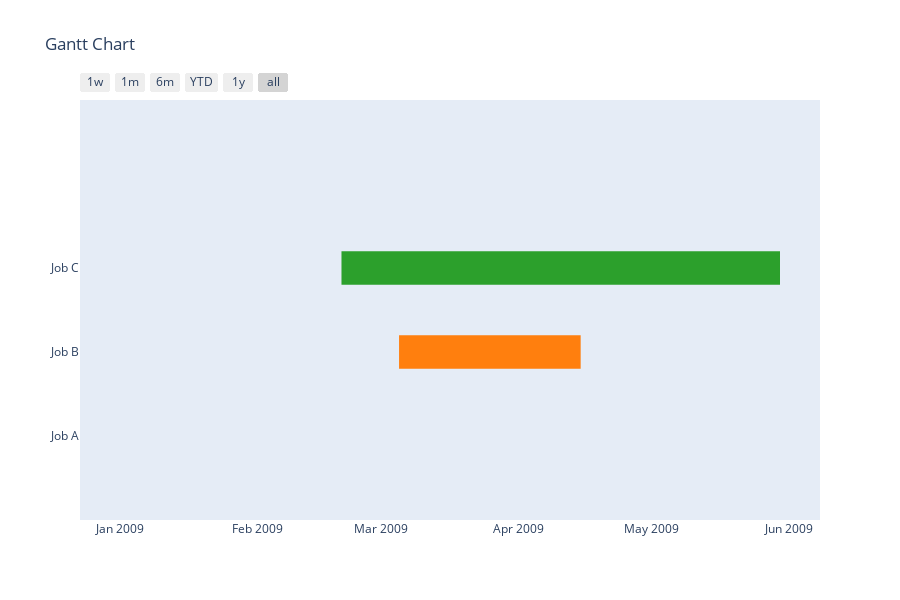

The notebook cell saved with this chart:
### Code cell
fig = create_gantt(df)
fig.show()

### Figure 1 — Plotly figure (JSON) as saved in the notebook; plotly's stock layout.template omitted (floating-point values rounded to 4 significant figures)
{"data": [{"fill": "toself", "fillcolor": "rgb(255, 127, 14)", "hoverinfo": "name", "legendgroup": "rgb(255, 127, 14)", "mode": "none", "name": "Job B", "type": "scatter", "x": ["2009-03-05", "2009-04-15", "2009-04-15", "2009-03-05"], "y": [0.8, 0.8, 1.2, 1.2]}, {"fill": "toself", "fillcolor": "rgb(31, 119, 180)", "hoverinfo": "name", "legendgroup": "rgb(31, 119, 180)", "mode": "none", "name": "Job A", "type": "scatter", "x": ["2009-01-01", "2009-02-30", "2009-02-30", "2009-01-01"], "y": [-0.2, -0.2, 0.2, 0.2]}, {"fill": "toself", "fillcolor": "rgb(44, 160, 44)", "hoverinfo": "name", "legendgroup": "rgb(44, 160, 44)", "mode": "none", "name": "Job C", "type": "scatter", "x": ["2009-02-20", "2009-05-30", "2009-05-30", "2009-02-20"], "y": [1.8, 1.8, 2.2, 2.2]}, {"legendgroup": "rgb(255, 127, 14)", "marker": {"color": "rgb(255, 127, 14)", "opacity": 0, "size": 1}, "mode": "markers", "name": "", "showlegend": false, "text": [null, null], "type": "scatter", "x": ["2009-03-05", "2009-04-15"], "y": [1, 1]}, {"legendgroup": "rgb(31, 119, 180)", "marker": {"color": "rgb(31, 119, 180)", "opacity": 0, "size": 1}, "mode": "markers", "name": "", "showlegend": false, "text": [null, null], "type": "scatter", "x": ["2009-01-01", "2009-02-30"], "y": [0, 0]}, {"legendgroup": "rgb(44, 160, 44)", "marker": {"color": "rgb(44, 160, 44)", "opacity": 0, "size": 1}, "mode": "markers", "name": "", "showlegend": false, "text": [null, null], "type": "scatter", "x": ["2009-02-20", "2009-05-30"], "y": [2, 2]}], "layout": {"height": 600, "hovermode": "closest", "showlegend": false, "title": {"text": "Gantt Chart"}, "xaxis": {"rangeselector": {"buttons": [{"count": 7, "label": "1w", "step": "day", "stepmode": "backward"}, {"count": 1, "label": "1m", "step": "month", "stepmode": "backward"}, {"count": 6, "label": "6m", "step": "month", "stepmode": "backward"}, {"count": 1, "label": "YTD", "step": "year", "stepmode": "todate"}, {"count": 1, "label": "1y", "step": "year", "stepmode": "backward"}, {"step": "all"}]}, "showgrid": false, "type": "date", "zeroline": false}, "yaxis": {"autorange": false, "range": [-1, 4], "showgrid": false, "ticktext": ["Job A", "Job B", "Job C"], "tickvals": [0, 1, 2], "zeroline": false}}}
